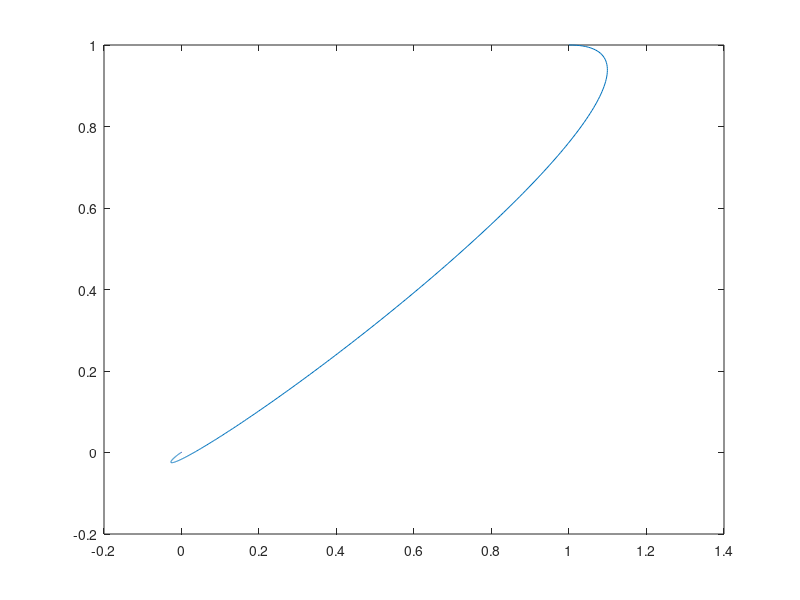

Reproduce this figure in MATLAB. (Note: this script raises an error after producing the figure.)
clc;
close all;
clear all;

n= 4;
m= 2;
l= 2;
N= 1000;
x= zeros(n,N);
u= zeros(m,N);
y= zeros(l,N);

A = [0,0,1,0;
     0,0,0,1;
     0,0,0,0;
     0,0,0,0];

B = [0 0;0 0;1 0;0 1];


C = [1,0,0,0;
     0,1,0,0];
 
D = [];

dt = 0.01;

sys1 = ss(A,B,C,D);
sys2 = c2d(sys1,dt);

At = sys2.A;
Bt = sys2.B;
Ct = sys2.C;

Qx = 1*eye(2);
Qv = 0.1*eye(2);
Q = [Qx,zeros(2,2);
    zeros(2,2),Qv];
R = 0.1*eye(2);

[K,S,e] = dlqr(At,Bt,Q,R,[]); 



x0 = [1,1,1,0]'; 
x(:,1) = x0; 
for i=1:N
    u(:,i) = -K*x(:,i);
    x(:,i+1) = At*x(:,i) + Bt*u(:,i);
    y(:,i) = Ct*x(:,i);
end


figure()
plot(x(1,:),x(2,:))

%%
[P J] = jordan(At);
P 
J
%%
x0 = [1,1,1,0]';

xx = x0; 
t = 0:dt:dt*N;
Cc=[];
U=[];
j = 1;
for i = 1:N
    
    Cc = [Cc, P*J^(i)*inv(P)*Bt];
    uu = -K*xx(:,end);
    %u = [0;0];
    U = [uu;U];
%     x = [x,inv(P)*expm(J*i)*P*x0 + Cc*U];
    xx = [xx,P*J^(i)*inv(P)*x0 + Cc*U];
end

%%
figure()
plot(xx(1,:),xx(2,:))


%% Look forward LQR
% Builds and solves a simple inequality-constrained linear program

echo on

n = 10;
A = randn(2*n,n);
b = randn(2*n,1);
c = randn(n,1);
d = randn;

cvx_begin
   variable x(n)
   dual variables y z
   minimize( c' * x + d )
   subject to
   for i = 1:1     
      y : A * x <= b;
   end
cvx_end

echo off

